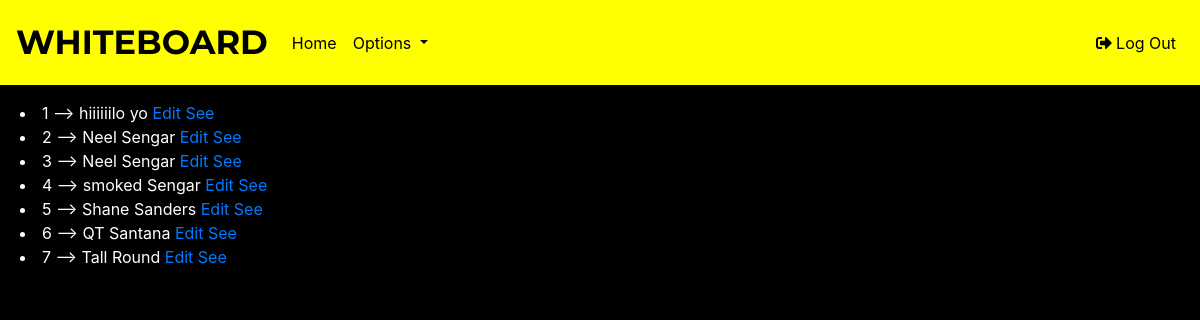
The app's page /listdisplay/ (signed in) with its own data.
### polls/models.py (models this page shows, shortened)
class Patients(models.Model):
    STATUS_CHOICES = [
    ('A' , 'Active'),
    ('I' , 'Inactive')
    ]
    LOCATIONS_CHOICES = [
    ('TUS', 'Tuscaloosa'),
    ('WIN', 'Winfield'),
    ('JAS', 'Jasper'),
    ('DEM', 'Demopolis'),
    ('ANN', 'Anniston'),
    ('FTP', 'Fort Payne'),
    ('SYL', 'Sylacauga'),
    ('MON', 'Montgomery'),
    ('GAD', 'Gadsden'),
    ]
    DOCTORS_CHOICES = [
    ('BEA', 'Beatrous'),
    ('CAM', 'Campbell'),
    ('DRK', 'Drake'),
    ('HOB', 'Hobeika'),
    ('PNK', 'Pinkston'),
    ('SAN', 'Sanford'),
    ]
    DOSIMETRIST_CHOICES = [
    ('TAT', 'Tatum'),
    ('HUN', 'Hunter'),
    ('MAP', 'Maples')
    ]
    first_name = models.CharField(max_length = 30)
    last_name  = models.CharField(max_length = 30)
    identification = models.IntegerField(null = True, blank = True)
    phone_number = models.IntegerField(null = True, blank = True)
    email = models.EmailField(null = True, blank = True)
    area_under_treatment = []
    referrer = models.CharField(max_length = 30, blank = True)
    start_date = models.DateField(null = True, blank = True)
    end_date = models.DateField(null = True, blank = True)
    status = models.CharField(max_length = 15, choices = STATUS_CHOICES, blank = True)
    facility = models.CharField(max_length = 3, choices = LOCATIONS_CHOICES, blank = True)
    doctor = models.CharField(max_length = 30, choices = DOCTORS_CHOICES, blank = True)
    dosimetrist = models.CharField(max_length = 30, choices = DOSIMETRIST_CHOICES, blank = True)
    comments_other = models.TextField(blank = True)
    def __str__(self):
        return '%s %s' % (self.first_name, self.last_name)

### polls/views.py (the view)
# urls.py: path('listdisplay/', listdisplay.as_view(), name = 'listdisplay'),
class listdisplay(ListView):
    model = Patients
    template_name = 'polls/listedpatients.html'
    queryset = Patients.objects.all()
    context_object_name = "patients"

### templates/polls/listedpatients.html (shortened to what this page needs)
{% extends 'polls/base.html' %}
{% block content %}
<div class = "shit">
{% for x in patients %}
<li> {{x.id}} --> {{x}}
<a href = "{% url 'edit'  pk=x.id %}"> Edit </a>
<a href = "{% url 'see'  pk=x.id %}"> See </a>
</li>
{% endfor %}
</div>
{% endblock %}

### records on screen
Patients: id "1", first_name+last_name "hiiiiiilo yo"
Patients: id "2", first_name+last_name "Neel Sengar"
Patients: id "3", first_name+last_name "Neel Sengar"
Patients: id "4", first_name+last_name "smoked Sengar"
Patients: id "5", first_name+last_name "Shane Sanders"
Patients: id "6", first_name+last_name "QT Santana"
Patients: id "7", first_name+last_name "Tall Round"
